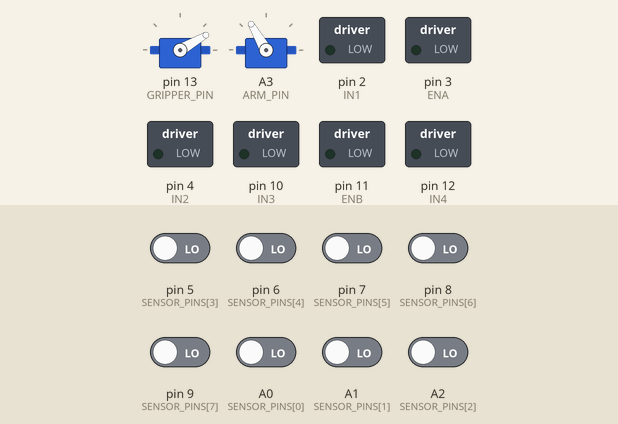
This sketch was run on a simulated Arduino Uno, built with avr-gcc and run on an emulated ATmega328P. On the bench: 2 × servo, switched loads named in the sketch (green lamp = pin HIGH). The test bench sets the inputs (shaded band); at power-on: A0 (SENSOR_PINS[0]), A1 (SENSOR_PINS[1]), A2 (SENSOR_PINS[2]), pin 5 (SENSOR_PINS[3]), pin 6 (SENSOR_PINS[4]), pin 7 (SENSOR_PINS[5]), pin 8 (SENSOR_PINS[6]), pin 9 (SENSOR_PINS[7]) LOW.

Above: at 3.2 s.
3.3 s: pin 9 (SENSOR_PINS[7]) driven HIGH
At 4.5 s:
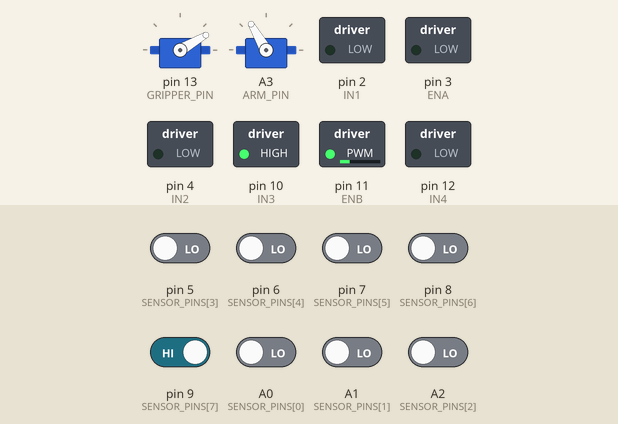
4.8 s: pin 5 (SENSOR_PINS[3]) driven HIGH
At 5.7 s:
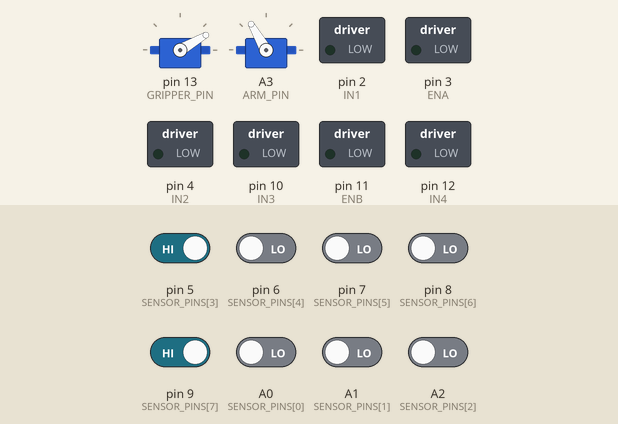
6.3 s: pin 5 (SENSOR_PINS[3]) driven LOW
At 6.8 s:
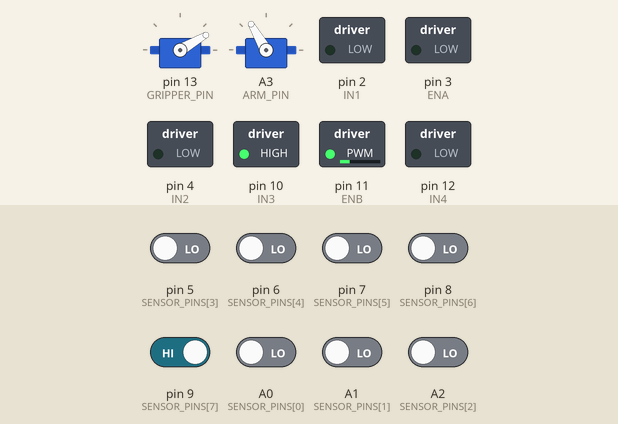
7.8 s: pin 6 (SENSOR_PINS[4]) driven HIGH
At 9.0 s:
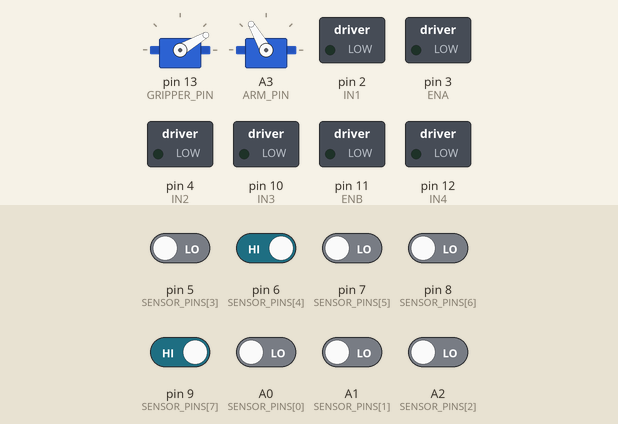
9.3 s: pin 5 (SENSOR_PINS[3]) driven HIGH and pin 9 (SENSOR_PINS[7]) driven LOW
At 10.3 s:
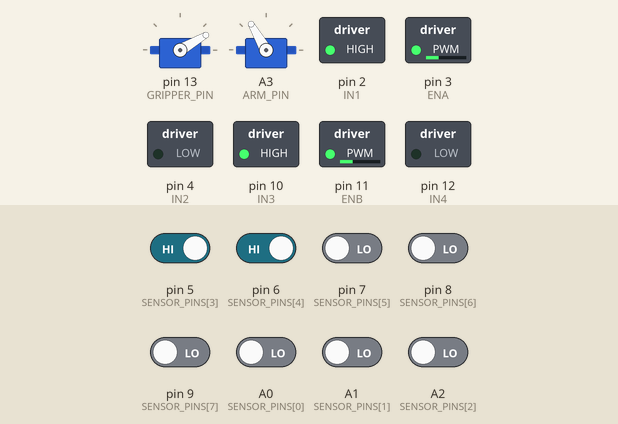
10.8 s: A2 (SENSOR_PINS[2]) driven HIGH
At 11.4 s:
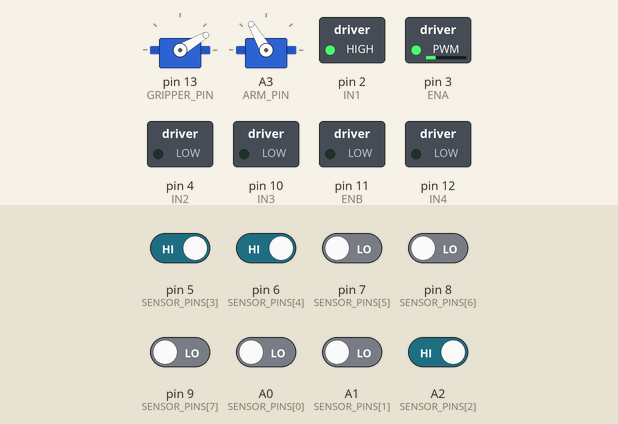
Timing chart, 0 to 13.3 s (numbered marks = the images above; inputs shaded):
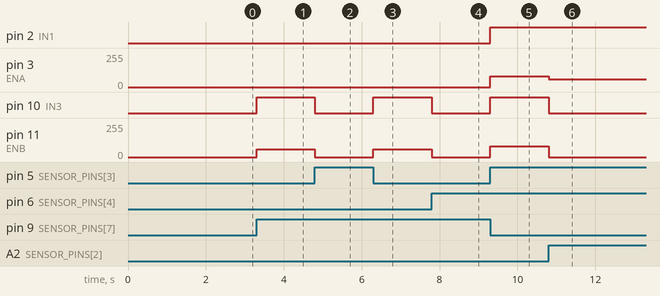

Measured:
- after the input at 3.3 s, pin 10 (IN3): LOW → HIGH at once; pin 11 (ENB): 0/255 → 60/255 at once
- after the input at 4.8 s, pin 10 (IN3): HIGH → LOW at once; pin 11 (ENB): 60/255 → 0/255 at once
- after the input at 6.3 s, pin 10 (IN3): LOW → HIGH at once; pin 11 (ENB): 0/255 → 60/255 at once
- after the input at 7.8 s, pin 10 (IN3): HIGH → LOW at once; pin 11 (ENB): 60/255 → 0/255 at once
- after the input at 9.3 s, pin 2 (IN1), pin 10 (IN3): LOW → HIGH at once; pin 3 (ENA), pin 11 (ENB): 0/255 → 80/255 at once
- after the input at 10.8 s, pin 3 (ENA): 80/255 → 60/255 at once; pin 10 (IN3): HIGH → LOW at once; pin 11 (ENB): 80/255 → 0/255 at once

The sketch:

phase2_pick_and_place.ino
```cpp
/*
 * Phase 2 - Line follower + servo gripper (pick & place)
 * ElectroNova 2026, Team Error 404  |  Track: Robotics & Automation
 *
 * NOTE: The original hackathon servo code was lost. This sketch was
 * re-written afterwards for the same hardware. Tune the angles/timings
 * below on the real robot before relying on it.
 *
 * Behaviour
 *  1. Follow the black line (same 8-sensor logic as Phase 1).
 *  2. When ALL 8 sensors see black (a marker square / stop box) the robot stops.
 *  3. 1st marker -> PICK  the object (open gripper, lower arm, close, raise).
 *     2nd marker -> PLACE the object (lower arm, open gripper, raise, close).
 *  4. After the place, the robot stops for good (set STOP_AFTER_PLACE = false to keep going).
 *
 * Hardware
 *  Arduino Uno, L298N, 8-ch IR array, 2 servos (gripper + arm lift/tilt)
 *  Gripper servo -> D13 | Arm servo -> A3
 *  Servo power: use a separate 5-6 V supply (or the battery via a regulator),
 *  NOT the Arduino 5 V pin, and connect all grounds together.
 *  The Servo library uses Timer1, which disables PWM on D9/D10 - the motor
 *  PWM pins (D3, D11) are on Timer2 so they keep working.
 */
#include <Servo.h>

// ---------------- Pins ----------------
const int SENSOR_PINS[8] = {A0, A1, A2, 5, 6, 7, 8, 9};
const int ENA = 3, IN1 = 2, IN2 = 4;      // left motor
const int ENB = 11, IN3 = 10, IN4 = 12;   // right motor
const int GRIPPER_PIN = 13;
const int ARM_PIN     = A3;

// ---------------- Tunables ----------------
const int SPEED_FORWARD = 80;
const int SPEED_TURN    = 60;

// Servo angles (degrees) - CALIBRATE with servo_calibration.ino
const int GRIP_OPEN   = 90;
const int GRIP_CLOSED = 30;
const int ARM_UP      = 120;
const int ARM_DOWN    = 50;
const int SERVO_STEP_DELAY = 15;   // ms per degree (smaller = faster)

const unsigned long MARKER_HOLD_MS = 150;  // all-black must last this long
const unsigned long CLEAR_MARKER_MS = 450; // drive forward to leave the marker
const bool STOP_AFTER_PLACE = true;

// ---------------- State ----------------
Servo gripper, arm;
int gripAngle = GRIP_CLOSED;
int armAngle  = ARM_UP;
int s[8];
unsigned long markerSeenSince = 0;
enum Stage { GO_TO_PICK, GO_TO_PLACE, DONE };
Stage stage = GO_TO_PICK;

// ---------------- Setup / loop ----------------
// Function prototypes (so the sketch also builds in PlatformIO / VS Code)
void handleMarker();
void pickObject();
void placeObject();
void moveServo(Servo &sv, int &current, int target);
void readSensors();
bool match(int a, int b, int c, int d, int e, int f, int g, int h);
bool allBlack();
void followLine();
void forward();
void turnRight();
void turnLeft();
void motorStop();
void driveForward(unsigned long ms);

void setup() {
  for (int i = 0; i < 8; i++) pinMode(SENSOR_PINS[i], INPUT);
  pinMode(IN1, OUTPUT); pinMode(IN2, OUTPUT);
  pinMode(IN3, OUTPUT); pinMode(IN4, OUTPUT);
  Serial.begin(9600);

  gripper.attach(GRIPPER_PIN);
  arm.attach(ARM_PIN);
  gripper.write(gripAngle);
  arm.write(armAngle);
  motorStop();
  delay(2000);  // time to place the robot on the track
}

void loop() {
  if (stage == DONE) { motorStop(); return; }

  readSensors();

  if (allBlack()) {
    if (markerSeenSince == 0) markerSeenSince = millis();
    if (millis() - markerSeenSince >= MARKER_HOLD_MS) {
      motorStop();
      handleMarker();
      markerSeenSince = 0;
    }
    return;           // keep current motor state until marker is confirmed
  }
  markerSeenSince = 0;
  followLine();
}

// ---------------- Pick & place ----------------
void handleMarker() {
  if (stage == GO_TO_PICK) {
    pickObject();
    stage = GO_TO_PLACE;
    driveForward(CLEAR_MARKER_MS);   // move off the marker square
  } else if (stage == GO_TO_PLACE) {
    placeObject();
    if (STOP_AFTER_PLACE) stage = DONE;
    else { stage = GO_TO_PICK; driveForward(CLEAR_MARKER_MS); }
  }
}

void pickObject() {
  moveServo(gripper, gripAngle, GRIP_OPEN);    delay(300);
  moveServo(arm,     armAngle,  ARM_DOWN);     delay(300);
  moveServo(gripper, gripAngle, GRIP_CLOSED);  delay(500);  // grab
  moveServo(arm,     armAngle,  ARM_UP);       delay(300);
}

void placeObject() {
  moveServo(arm,     armAngle,  ARM_DOWN);     delay(300);
  moveServo(gripper, gripAngle, GRIP_OPEN);    delay(500);  // release
  moveServo(arm,     armAngle,  ARM_UP);       delay(300);
  moveServo(gripper, gripAngle, GRIP_CLOSED);  delay(200);
}

// Smoothly sweep a servo so the object is not jerked
void moveServo(Servo &sv, int &current, int target) {
  int step = (target > current) ? 1 : -1;
  while (current != target) {
    current += step;
    sv.write(current);
    delay(SERVO_STEP_DELAY);
  }
}

// ---------------- Line following ----------------
void readSensors() {
  for (int i = 0; i < 8; i++) s[i] = digitalRead(SENSOR_PINS[i]);  // black=1, white=0
}

bool match(int a, int b, int c, int d, int e, int f, int g, int h) {
  return s[0]==a && s[1]==b && s[2]==c && s[3]==d &&
         s[4]==e && s[5]==f && s[6]==g && s[7]==h;
}

bool allBlack() {
  for (int i = 0; i < 8; i++) if (!s[i]) return false;
  return true;
}

void followLine() {
  if (match(0,0,0,1,1,0,0,0) || match(0,0,1,1,1,1,0,0) || match(0,1,1,1,1,1,1,0)) {
    forward();
  }
  else if (
    match(0,1,1,1,1,1,1,1) || match(0,0,1,1,1,1,1,1) || match(0,0,0,1,1,1,1,1) ||
    match(0,0,0,0,1,1,1,1) || match(0,0,0,0,0,1,1,1) || match(0,0,0,0,0,0,1,1) ||
    match(0,0,0,0,0,0,0,1) || match(0,0,0,0,0,1,1,0) || match(0,0,0,0,1,1,0,0) ||
    match(0,0,0,0,1,1,1,0) || match(0,0,0,1,1,1,0,0) || match(0,0,0,1,1,1,1,0) ||
    match(0,0,1,1,1,1,1,0)) {
    turnRight();
  }
  else if (
    match(1,1,1,1,1,1,1,0) || match(1,1,1,1,1,1,0,0) || match(1,1,1,1,1,0,0,0) ||
    match(1,1,1,1,0,0,0,0) || match(1,1,1,0,0,0,0,0) || match(1,1,0,0,0,0,0,0) ||
    match(1,0,0,0,0,0,0,0) || match(0,1,1,0,0,0,0,0) || match(0,0,1,1,0,0,0,0) ||
    match(0,1,1,1,0,0,0,0) || match(0,0,1,1,1,0,0,0) || match(0,1,1,1,1,0,0,0) ||
    match(0,1,1,1,1,1,0,0)) {
    turnLeft();
  }
  else {
    motorStop();
  }
}

// ---------------- Motors ----------------
void forward() {
  digitalWrite(IN1, HIGH); digitalWrite(IN2, LOW); analogWrite(ENA, SPEED_FORWARD);
  digitalWrite(IN3, HIGH); digitalWrite(IN4, LOW); analogWrite(ENB, SPEED_FORWARD);
}
void turnRight() {
  digitalWrite(IN1, LOW);  digitalWrite(IN2, LOW); analogWrite(ENA, 0);
  digitalWrite(IN3, HIGH); digitalWrite(IN4, LOW); analogWrite(ENB, SPEED_TURN);
}
void turnLeft() {
  digitalWrite(IN1, HIGH); digitalWrite(IN2, LOW); analogWrite(ENA, SPEED_TURN);
  digitalWrite(IN3, LOW);  digitalWrite(IN4, LOW); analogWrite(ENB, 0);
}
void motorStop() {
  digitalWrite(IN1, LOW); digitalWrite(IN2, LOW); analogWrite(ENA, 0);
  digitalWrite(IN3, LOW); digitalWrite(IN4, LOW); analogWrite(ENB, 0);
}
void driveForward(unsigned long ms) {
  forward(); delay(ms); motorStop();
}
```
